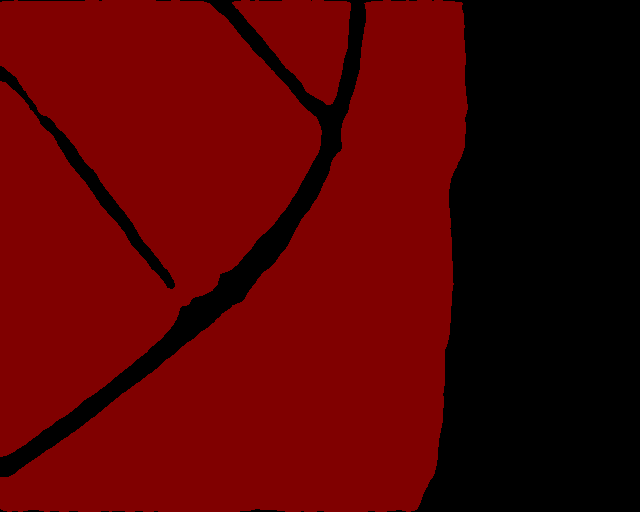
#> input picture TIFF-Segformer/img_out/1.png, 640 x 512 px; its folder holds only this picture in this run
$ python covert_label_24_8.py
#> lines starting #> are read from the running program, lines starting #| are printed output that depends on the picture; after the words box and inside, x2 and y2 are one past the last pixel; in counts of white or black regions, pixels touching at a corner belong together
import numpy as np
import math
import PIL
import cv2
import os


# [47 lines left out: functions rgb2hsv, hsv2rgb, not called in this run]


# #--------------wyl:8位调色码生成
def label_colormap(n_label=256, value=None):
    """Label colormap.

    Parameters
    ----------
    n_labels: int
        Number of labels (default: 256).
    value: float or int
        Value scale or value of label color in HSV space.

    Returns
    -------
    cmap: numpy.ndarray, (N, 3), numpy.uint8
        Label id to colormap.

    """
#> called with n_label = 256

    def bitget(byteval, idx):
        return (byteval & (1 << idx)) != 0

    cmap = np.zeros((n_label, 3), dtype=np.uint8)
    for i in range(0, n_label):
        id = i
        r, g, b = 0, 0, 0
        for j in range(0, 8):
            r = np.bitwise_or(r, (bitget(id, 0) << 7 - j))
            g = np.bitwise_or(g, (bitget(id, 1) << 7 - j))
            b = np.bitwise_or(b, (bitget(id, 2) << 7 - j))
            id = id >> 3
        cmap[i, 0] = r
        cmap[i, 1] = g
        cmap[i, 2] = b

    if value is not None:
        hsv = rgb2hsv(cmap.reshape(1, -1, 3))
        if isinstance(value, float):
            hsv[:, 1:, 2] = hsv[:, 1:, 2].astype(float) * value
        else:
            assert isinstance(value, int)
            hsv[:, 1:, 2] = value
        cmap = hsv2rgb(hsv).reshape(-1, 3)
    return cmap


#--------------wyl:将label转换为RGB图片
def lblsave(filename, lbl):
    if filename[-4:] != '.png':
        filename += '.png'
    # Assume label ranses [-1, 254] for int32,
    # and [0, 255] for uint8 as VOC.
    if lbl.min() >= -1 and lbl.max() < 255:
        lbl_pil = PIL.Image.fromarray(lbl.astype(np.uint8), mode='P')
        colormap = label_colormap()
        lbl_pil.putpalette(colormap.flatten())
        lbl_pil.save(filename)
    else:
        raise ValueError(
            '[%s] Cannot save the pixel-wise class label as PNG. '
            'Please consider using the .npy format.' % filename
        )


#------------------wyl:24位深图转换为8位深图
def covert_24_8(dir_24, out_8_dir):
    # 读取调色板
    colormap = label_colormap()

    # 读入图片并将opencv的BGR转换为RGB格式
    for img in os.listdir(dir_24):
        if img[-4:] == '.png':
            img_basename = os.path.basename(img)
            img = cv2.imread(os.path.join(dir_24, img))
#> img is the input picture: shape (512, 640, 3); mean B, G, R 0, 0, 83.2
            img = cv2.cvtColor(img, cv2.COLOR_BGR2RGB)

            # 将24位深图片中的[r,g,b]对应到colormap反求出label
            lbls = np.zeros(shape=[img.shape[0], img.shape[1]], dtype=np.int32)
            len_colormap = len(colormap)
            indexes = np.nonzero(img)

            for i, j in zip(indexes[0], indexes[1]):
                for k in range(len_colormap):
                    if all(img[i, j, :3] == colormap[k]):
                        lbls[i, j] = k
                        break
#> this loop made 212948 passes
#> j on passes 1 to 3: 14, 15, 16
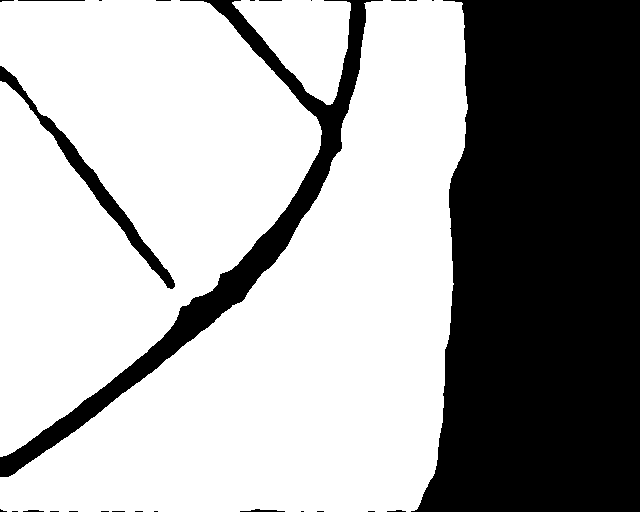
#> lbls: shape (512, 640) int32; values 0 (black) and 1 (white), 65% white; 27 black regions (19 under 20 px), largest, box (x1, y1, x2, y2) and area: (411, 0, 640, 512) 96632, (0, 0, 383, 477) 14753, (0, 66, 175, 289) 2974

            #####
            ##### 此处添加对lal图的变换处理过程，注意数据类型为int32
            #####

            # 将label再转换成8位label.png
            lblsave(os.path.join(out_8_dir, os.path.basename(img_basename)), lbls)
#> in lblsave, `lbl_pil = PIL.Image.fromarray(lbl.astype(np.uint8), mode='P')`: lbl_pil: PIL image 640x512 P; every value is 0


if __name__ == '__main__':
    dir_24 = "img_out"
    out_8_dir = "img_out/8"
    covert_24_8(dir_24, out_8_dir)

$ run again, on TIFF-Segformer/img_out/2.png
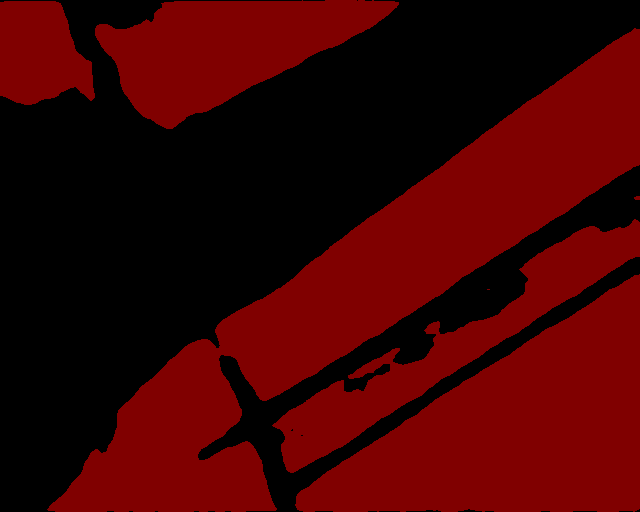
#> input picture TIFF-Segformer/img_out/2.png, 640 x 512 px
#> in covert_24_8, img is the input picture: shape (512, 640, 3); mean B, G, R 0, 0, 64.2
#> the loop in covert_24_8, `for i, j in zip(indexes[0], indexes[1]):` made 164290 passes
#> (i, j) on passes 2 to 4: (0, 325), (0, 326), (0, 327)
#> after the loop in covert_24_8, `for i, j in zip(indexes[0], indexes[1]):`:
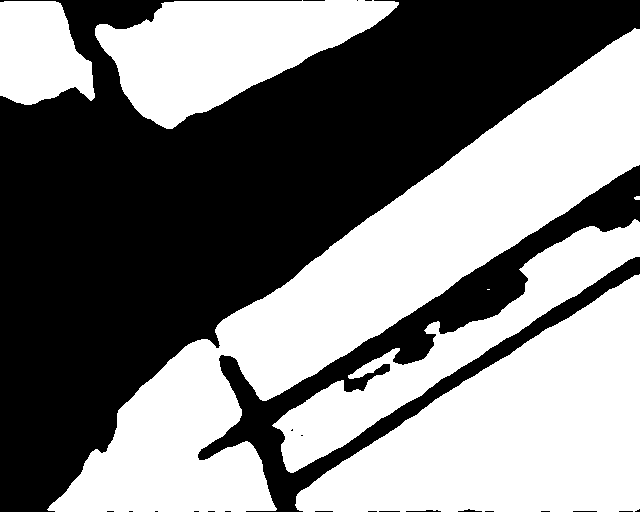
#> lbls: shape (512, 640) int32; values 0 (black) and 1 (white), 50.1% white; 23 black regions (16 under 20 px), largest, box (x1, y1, x2, y2) and area: (0, 0, 640, 512) 138809, (198, 165, 640, 512) 24320, (406, 510, 441, 512) 44
#> lbl_pil: PIL image 640x512 P; every value is 0

$ run again, on TIFF-Segformer/img_out/3.png
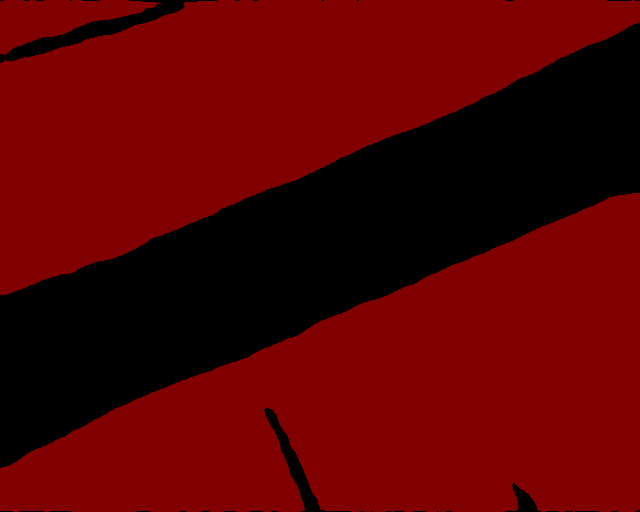
#> input picture TIFF-Segformer/img_out/3.png, 640 x 512 px
#> in covert_24_8, img is the input picture: shape (512, 640, 3); mean B, G, R 0, 0, 86.8
#> the loop in covert_24_8, `for i, j in zip(indexes[0], indexes[1]):` made 222182 passes
#> j on passes 1 to 3: 4, 5, 6
#> after the loop in covert_24_8, `for i, j in zip(indexes[0], indexes[1]):`:
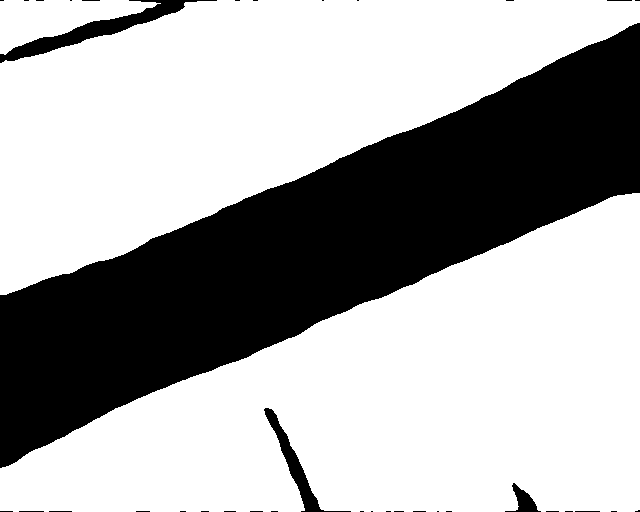
#> lbls: shape (512, 640) int32; values 0 (black) and 1 (white), 67.8% white; 37 black regions (29 under 20 px), largest, box (x1, y1, x2, y2) and area: (0, 23, 640, 468) 100854, (0, 0, 217, 63) 2621, (264, 408, 351, 512) 1307
#> lbl_pil: PIL image 640x512 P; every value is 0
